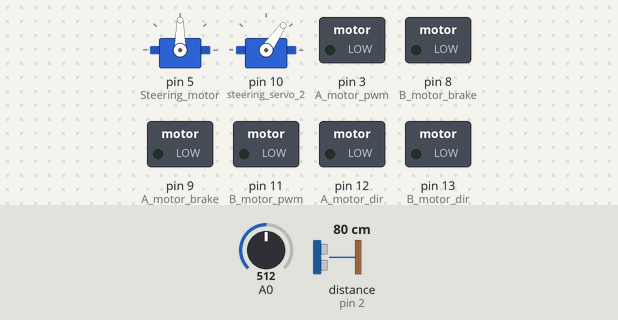
The sketch below on a simulated Arduino Uno, built with avr-gcc and run on an emulated ATmega328P. Parts: 2 × servo, switched loads named in the sketch (green lamp = pin HIGH). The inputs (shaded band) are chosen by the test bench; at power-on: distance to the obstacle (sensor on pin 2) 80 cm, A0 = 512. The echo pulse lasts 58.3 µs per cm; random numbers use the default seed unless the sketch sets one; the modem accepts every AT command (registered, SIM ready, sends succeed) and sends nothing else; what the sketch prints to the serial monitor is not drawn.

Above: at 1.2 s.
1.3 s: distance to the obstacle (sensor on pin 2) set to 93 cm
At 4.1 s:
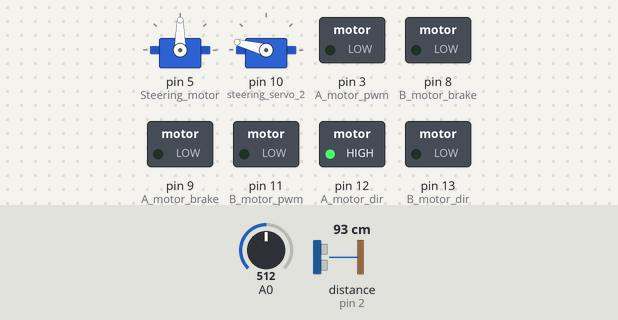
4.3 s: distance to the obstacle (sensor on pin 2) set to 102 cm
At 12.3 s:
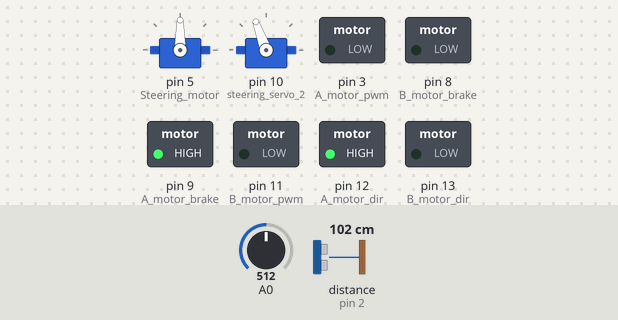
Timing chart, 0 to 19.4 s (numbered marks = the images above; inputs shaded):
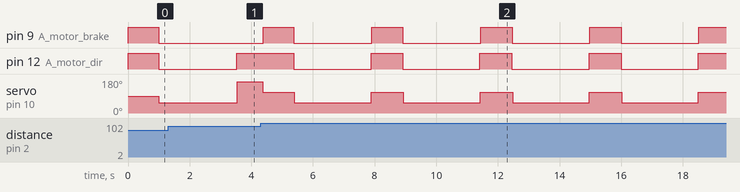

Measured:
- the behaviour switches between 98 and 99 cm on distance to the obstacle (sensor on pin 2) (found by bisection; images 1 and 2)
- after the input at 4.3 s, pin 9 (A_motor_brake): alternates HIGH for 1.0 s and LOW for 2.5 s, starting after 0.08 s; pin 12 (A_motor_dir): alternates HIGH for 1.0 s and LOW for 2.5 s, starting after 1.1 s; servo on pin 10 (steering_servo_2): alternates 110° for 1.1 s and 55° for 2.5 s, starting after 0.06 s

The sketch:

autopilot1.ino
```cpp
#include <Servo.h>
#include <NewPing.h>
#include <SoftwareSerial.h>
#include <RunningMedian.h>

#define DEBUG_NO_MOTOR true

#define A_motor_pwm 3
#define A_motor_brake 9
#define A_motor_dir 12
#define A_motor_curr A0

#define B_motor_pwm 11
#define B_motor_brake 8
#define B_motor_dir 13
#define B_motor_curr A1

#define Steering_motor 5

#define Dist_echo 2
#define Dist_trig 2
#define MAX_DISTANCE_CM 500

#define MILLIS_SPEED_CHANGE 100 // accelerate every x millis, to let last acceleration have effect
#define STEP_SPEED_CHANGE 10 // how much acceleration for each step
#define MIN_SPEED 40 // minimum speed for motor to move
#define TIME_TO_BRAKE 1000 // time to stop from top speed

#define CURRENT_TO_MA 2.96 // 2A at 3.3 volt: convert analog read to mA
#define MAX_TORQUE_MA 330 // lego medium motor max torque 300

#define MAX_STEER 55 // maximum steering angle for servo
#define STEER_TRIM 20// adjust 0 angle

#define BT_RX A5 // bluetooth
#define BT_TX A4
#define TIME_UNIQUE_MANEUVER 5000 //if less than 5 seconds from last maneuver, it is an unique maneuver

#define BT_COMM_DELAY 20 // bluetooth communication frequency

#define DIST_SENSOR_DELAY 30 // read frequency
#define DIST_SENSOR_NUM 10 // number of observation retained
#define DIST_SENSOR_CENTRAL 8 // number of observation retained

#define CURR_SENSOR_DELAY 200 // read frequency
#define CURR_SENSOR_NUM 10 // number of observation retained

#define DIST_HALF_STEER 100
#define DIST_FULL_STEER 50
#define DIST_BRAKE 20

int last_curr = 0;

int dir_A = HIGH;
bool brake_A = false;

int speed_A = 0;
int target_speed_A = 0;
unsigned long last_speed_change; // time since strategy start

int cur_steering = 0;
float last_dist;
long last_dist_check = millis();
long last_curr_check = millis();

long last_brake_and_back_time;
int brake_and_back_direction;

bool strategyLock = false;
char strategy = 'Z'; // current strategy
char strategyStep = 'Z'; // current strategy state
unsigned long strategyStart; // time since strategy start
unsigned long strategyStepStart; // time since strategy state start

unsigned long lastCommCicles = 0; // cicles since last communication
unsigned long lastCommTime = 0;

bool communicateNow = false;

SoftwareSerial bluetooth(BT_RX, BT_TX);

Servo steering_servo;
Servo steering_servo_2;

NewPing sonar(Dist_trig, Dist_echo, MAX_DISTANCE_CM);

String manualCommand;
String btLog;

RunningMedian distMem(DIST_SENSOR_NUM);
RunningMedian sensorclock(DIST_SENSOR_NUM);
RunningMedian current(CURR_SENSOR_NUM);

//RunningMedian distMedian(DIST_SENSOR_NUM);
//RunningMedian distAvg(DIST_SENSOR_NUM);
//RunningMedian distKalman(DIST_SENSOR_NUM);

//Kalman variables
float P = 1.0;
//float varP = pow(0.01, 2);
//float varM = pow(0.5, 2);
float K = 1.0;
float Kalman = 20.0;

float last_dist_raw;

void setup() {
  Serial.begin( 250000 );
  bluetooth.begin( 57600); //set baud rate

  // put your setup code here, to run once:
  pinMode(A_motor_pwm, OUTPUT);
  pinMode(A_motor_brake, OUTPUT);
  pinMode(A_motor_dir, OUTPUT);

  pinMode(B_motor_pwm, OUTPUT);
  pinMode(B_motor_brake, OUTPUT);
  pinMode(B_motor_dir, OUTPUT);

  pinMode(Steering_motor, OUTPUT);

  servoAttach();

  digitalWrite(A_motor_dir, dir_A);
  lastCommCicles = 0;
  lastCommTime = 0;
  forward();
  stopEngine();
}

void servoAttach() {
  steering_servo.attach(Steering_motor);
  steering_servo_2.attach(10);
}
void servoDetach() {
  steering_servo.detach();
  steering_servo_2.detach();
}

void loop() {
  lastCommCicles += 1;
  float dist;
  unsigned long ms = millis();
  unsigned long ms_tot = ms;
  if ((millis() - last_dist_check) > DIST_SENSOR_DELAY) {
    dist = checkDistanceAvg();
    last_dist_check = millis();
  } else  {
    dist = last_dist;
  }
  float delta_dist = dist - last_dist;
  last_dist = dist;

  if ((millis() - last_curr_check) > CURR_SENSOR_DELAY) {
    current.add(analogRead(A0) * CURRENT_TO_MA);
    last_curr = current.getAverage();
    last_curr_check = millis();
  }
  checkManualStrategy();

  if (strategyLock == false) {
    if (last_curr > MAX_TORQUE_MA) {
      btLog = btLog + "# high current\n";
      brakeAndBack();
    } else if (dist >= DIST_HALF_STEER) { // direction is good
      goAhead();
    }
    else if (dist < DIST_BRAKE) { // emergency brake
      btLog = btLog + "# emergency brake\n";
      brakeAndBack();
    } else if (dist < DIST_FULL_STEER) { // full steer
      steerFull();
    }
    else if (dist < DIST_HALF_STEER) { // half steer
      steerHalf();
    }

  } else {
    switch (strategy) {
      case 'B':
        brakeAndBack();
        break;
      case 'G':
        goAhead();
        break;
      case 'H':
        steerHalf();
        break;
      case 'F':
        steerFull();
        break;
      case 'S':
        stopEngine();
        break;
      case 'M':
        // manual command from bluetooth: do nothing, commands are given in checkManualStrategy
        break;
    }
  }

  motorLoop();

  ms = millis();
  manualCommand = communicate();
  if (manualCommand.length() > 0) {
    Serial.println(String("manualCommand: ") + manualCommand + "\n");
    Serial.println(String("communicate: ") + (millis() - ms) + "\n");
    Serial.println(String("total: ") + (millis() - ms_tot) + "\n");
  }
}


String communicate() {
  unsigned long timer = millis();
  if (btLog.length() == 0 && ((timer - lastCommTime) < BT_COMM_DELAY) && (!communicateNow)) {
    return (String());
  }
  servoDetach();
  if (btLog.length() > 0) {

    bluetooth.println(btLog);
    btLog = String();
  }
  String stringOne = String(timer) + ";" + last_dist + ";" + cur_steering + ";" + dir_A + ";"
                     + brake_A + ";" + speed_A + ";" + target_speed_A + ";" + last_curr + ";"
                     + strategyLock + ";" + strategy + ";" + strategyStart + ";"
                     + strategyStep + ";" + strategyStepStart + ";" + lastCommCicles + ";" + lastCommTime + ";"
                     + last_dist_check + ":" + last_dist_raw + ":" + distMem.getMedian() + ":" + last_dist + ":" + Kalman + ";";

  //  for (byte j = 1; j <= (distMem.getCount()/2); j++) {
  //    stringOne += String(int(sensorclock.getElement(j))) + ":";
  //    stringOne += String(int(distMem.getElement(j))) + ":";
  //    stringOne += String(int(distMedian.getElement(j))) + ":";
  //    stringOne += String(int(distAvg.getElement(j))) + ":";
  //    stringOne += String(int(distKalman.getElement(j))) + ";";
  //  }

  char XOR = 0;
  for (int i = 0; i < (stringOne.length()); i++) {
    XOR = XOR ^ stringOne.charAt(i);
  }

  stringOne = String(XOR) + stringOne;
  Serial.println("inizio");
  Serial.println(stringOne);
  Serial.println("fine");
  bluetooth.println(stringOne);
  Serial.print("spedisco BT: ");
  Serial.println(millis() - timer);

  String pool = String("");
  while (bluetooth.available()) {
    pool += char(bluetooth.read());
  }
  servoAttach();
  if (pool != "") {
    int lastReturn = pool.lastIndexOf('\n', (pool.length() - 2));
    if (lastReturn > -1) {
      pool = pool.substring(lastReturn);
    }
    pool.trim();
    char XORpy = pool[0];

    XOR = 0;
    for (int i = 1; i < pool.length(); i++) {
      XOR = XOR ^ pool.charAt(i);
    }

    if (XOR != XORpy) {
      Serial.println(String("comando sbagliato: ") + XORpy + " - " + XOR + " - " + pool);
      pool = "";
    }
  }
  lastCommTime = millis();
  lastCommCicles = 0;
  communicateNow = false;
  return pool.substring(1);
}

int freeRam () {
  extern int __heap_start, *__brkval;
  int v;
  return (int) &v - (__brkval == 0 ? (int) &__heap_start : (int) __brkval);
}

void serialRemote() {
  bool start = startStrategy('M');
  strategyLock = true;

  char dir = manualCommand[1];
  if (dir == '0') {
    reverse();
  } else {
    forward();
  }
  int speed_ = manualCommand.substring(2, 5).toInt();
  Serial.println(String("speed_: ") + speed_ + "\n");
  int steer_ = manualCommand.substring(5, 8).toInt();
  Serial.println(String("steer_: ") + steer_ + "\n");

  int brake = int(manualCommand[9]);
  if (brake == 1) {
    accelerate(-1);
  } else {
    accelerate(speed_);
  }
  steer(steer_);
  Serial.println(String("serialRemote: ") + speed_ + ";" + steer_ + "\n");
}

void checkManualStrategy() {
  switch (manualCommand[0]) {
    case 'A':
      if (strategy == 'M') {
        btLog = btLog + "# AUTO";
        strategyLock = false;
        goAhead();
      }
      break;
    case 'M':
      serialRemote();
      break;
  }
  manualCommand = "";
}

bool startStrategy(char st) {
  if (st == strategy) {
    return false; // strategy is in esecution
  } else {
    strategy = st;
    strategyStart = millis();
    strategyStepStart = millis();
    strategyStep = 'Z';
    btLog = btLog + "# New strategy: " + st + " - dist: " + last_dist + "\n";
    communicateNow = true;
    return true;
  }

}

bool startstrategyStep(char st) {
  if (st == strategyStep) {
    return false; // strategy is in esecution
  } else {
    strategyStep = st;
    strategyStepStart = millis();
    btLog = btLog + "# New strategy state: " + st + "\n";
    return true;
  }
}

void goAhead() {
  bool start = startStrategy('G');
  if (start) {
    accelerate(100);
    steer(0);
  }
}

void stopEngine() {
  bool start = startStrategy('S');
  if (start) {
    accelerate(0);
    steer(0);
  }
}

void brakeAndBack() {
  bool start = startStrategy('B');
  if (start) {
    strategyLock = true;
    btLog = btLog + "# strategyLock = true\n";
    accelerate(-1);
    steer(0);
    startstrategyStep('A');
    return;
  }
  //bluetooth.println(strategyStep);
  unsigned long t = millis();
  if (strategyStep == 'A') { // braking
    if ((t - strategyStepStart) < TIME_TO_BRAKE) { // let time to brake
      //bluetooth.println("let time to brake ");
      return;
    }
    startstrategyStep('B');
    reverse();
    accelerate(60);

    if ((millis() - last_brake_and_back_time) > TIME_UNIQUE_MANEUVER) {
      brake_and_back_direction = random(0, 2);
    }
    if (brake_and_back_direction == 1) {
      steer(MAX_STEER);
    } else {
      steer(MAX_STEER * -1);
    }
  }
  if (strategyStep == 'B') { // steering back
    if ((t - strategyStepStart) < 2000) { // let time to steer back
      //bluetooth.println("let time to steer back");
      return;
    }
    startstrategyStep('C');
    accelerate(0);
  }
  if (strategyStep == 'C') { // steering forward
    if ((t - strategyStepStart) < (TIME_TO_BRAKE / 2)) { // let time to brake
      //bluetooth.println("let time to brake ");
      return;
    }
    startstrategyStep('D');
    forward();
    steer(cur_steering * -1);
    accelerate(60);
  }

  if (strategyStep == 'D') { // steering forward
    last_brake_and_back_time = millis();
    if (last_dist < (DIST_BRAKE / 2)) { // the reverse run is not enought, some more back
      startstrategyStep('A');
      return;
    } else if (last_dist >= DIST_HALF_STEER) {
      strategyLock = false; // release the lock and auto define a new strategy
      goAhead();
    }
  }

}

void reverse() {
  dir_A = LOW;
  accelerate(-1); // brake before reverse
  digitalWrite(A_motor_dir, dir_A);
}

void forward() {
  dir_A = HIGH;
  accelerate(-1); // brake before reverse
  digitalWrite(A_motor_dir, dir_A);
}

void steerHalf() {
  bool start = startStrategy('H');
  if (start) {
    accelerate(100);
    int newdir;
    if (cur_steering == 0) { // going straight
      newdir = random(0, 2); // choose a random direction
    } else if (cur_steering > 0) { // yet steering (full)
      newdir == 1;               // steer half in the same direction
    } else {
      newdir == 0;
    }

    if (newdir == 1) {
      steer(MAX_STEER / 2);
    } else {
      steer(MAX_STEER / 2 * -1);
    }
  }
}


void steerFull() {
  bool start = startStrategy('F');
  if (start) {
    int newdir;
    accelerate(75);
    if (cur_steering == 0) { // going straight
      newdir = random(0, 2); // choose a random direction
    } else if (cur_steering > 0) { // yet steering (half)
      newdir == 1;               // steer full in the same direction
    } else {
      newdir == 0;
    }

    if (newdir == 1) {
      steer(MAX_STEER);
    } else {
      steer(MAX_STEER * -1);
    }
  }
}

void steer(int val) { // steer angle from -90 to +90
  if (cur_steering == val) {
    return;
  }
  if (DEBUG_NO_MOTOR == false) {
    steering_servo.write(val + 90 + STEER_TRIM); // servo need angle from 0 to 180
  }
  Serial.print("steer: ");
  Serial.println(val);
  steering_servo_2.write(val + 90 + STEER_TRIM); // servo need angle from 0 to 180

  cur_steering = val;
}

void accelerate(int val) {
  target_speed_A = val; //actually do nothing, just set target speed, motorLoop() will do the work
}

void motorLoop() {
  if (speed_A == target_speed_A) {
    return;
  }
  if (target_speed_A == -1) { // brake
    analogWrite(A_motor_pwm, 0);
    digitalWrite(A_motor_brake, 1);
    speed_A = 0;
    brake_A = true;
  } else if (brake_A) { // if not braking, release the brake
    brake_A = false;
    digitalWrite(A_motor_brake, 0);
  }
  if (target_speed_A < MIN_SPEED) {
    target_speed_A = 0;
  }

  if (target_speed_A < speed_A) { // decelerate
    if (DEBUG_NO_MOTOR == false) {
      analogWrite(A_motor_pwm, map(target_speed_A, 0, 100, 0, 255));
    }
    speed_A = target_speed_A;
  }

  if (target_speed_A > speed_A) { // accelerate
    unsigned long t = millis();
    if ((t - last_speed_change) > MILLIS_SPEED_CHANGE) {
      speed_A += STEP_SPEED_CHANGE;
      if (speed_A < MIN_SPEED) {
        speed_A = MIN_SPEED;
      }
      if (DEBUG_NO_MOTOR == false) {
        analogWrite(A_motor_pwm, map(speed_A, 0, 100, 0, 255));
      }
      last_speed_change = millis();
    }
  }
}

float checkDistanceAvg() {
  last_dist_raw =  sonar.ping_cm();
  if (last_dist_raw == 0) {
    last_dist_raw = MAX_DISTANCE_CM;
  }
  //sensorclock.add(millis());
  distMem.add(last_dist_raw);

  float varP;
  float varM;
  if (last_dist_raw < 100) { // under 1 meters the sensor is quite reliable and in manouver data variance could be high
    varM = pow(0.1, 2);
  } else { // over one meter mesurement is not so reliable
    varM = pow(0.5, 2);
  }
  if (cur_steering == 0) { // not steering, variance should be low
    varP = pow(0.1, 2);
  } else { // steering, distance could have high variance
    varP = pow(0.3, 2);
  }

  // calculate Kalman
  P = P + varP;
  K = P / (P + varM);
  Kalman = K * last_dist_raw + (1 - K) * Kalman;
  P = (1 - K) * P;

  Serial.println(String("P =") + P + "; varP: " + varP + "; varM:" + varM + "; K:" + K + "; Kalman: " + Kalman);

  return Kalman;
}

float distLinReg() {
  //void simpLinReg(float* x, float* y, float* lrCoef, int n){
  // pass x and y arrays (pointers), lrCoef pointer, and n.  The lrCoef array is comprised of the slope=lrCoef[0] and intercept=lrCoef[1].  n is length of the x and y arrays.
  // http://en.wikipedia.org/wiki/Simple_linear_regression
  // http://jwbrooks.blogspot.it/2014/02/arduino-linear-regression-function.html
  // initialize variables
  float xbar = 0;
  float ybar = 0;
  float xybar = 0;
  float xsqbar = 0;

  // calculations required for linear regression
  for (int i = 0; i < DIST_SENSOR_NUM; i++) {
    xbar = xbar + sensorclock.getElement(i);
    ybar = ybar + distMem.getElement(i);
    xybar = xybar + sensorclock.getElement(i) * distMem.getElement(i);
    xsqbar = xsqbar + sensorclock.getElement(i) * sensorclock.getElement(i);
  }
  xbar = xbar / DIST_SENSOR_NUM;
  ybar = ybar / DIST_SENSOR_NUM;
  xybar = xybar / DIST_SENSOR_NUM;
  xsqbar = xsqbar / DIST_SENSOR_NUM;

  // simple linear regression algorithm
  return ((xybar - xbar * ybar) / (xsqbar - xbar * xbar));
  //lrCoef[1]=ybar-lrCoef[0]*xbar;
}
```
